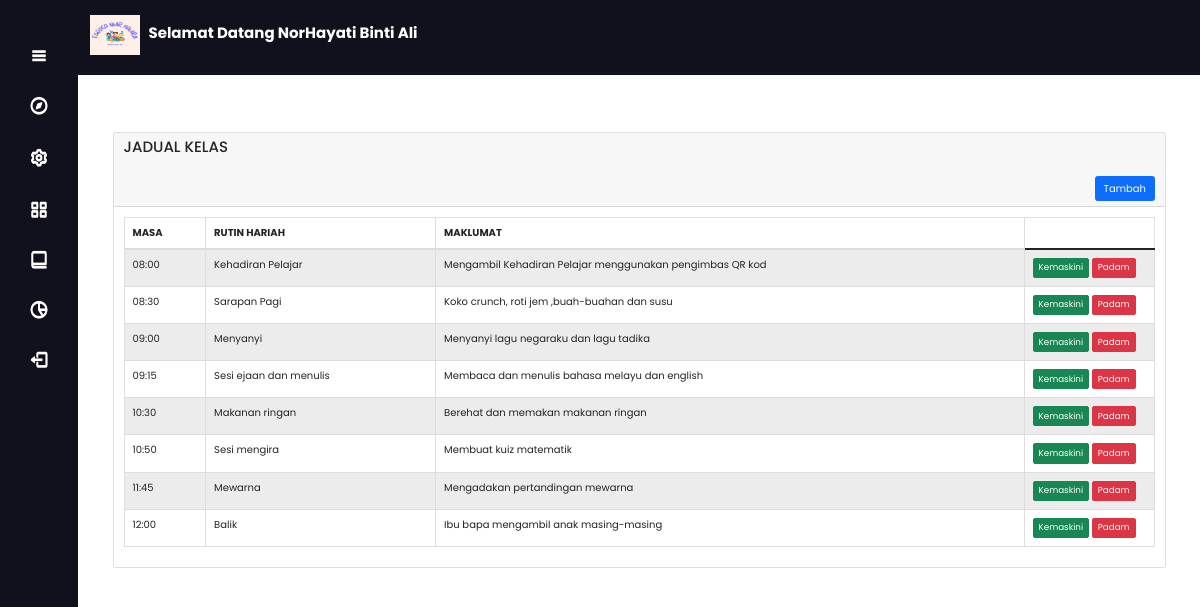
Screenshot of /home.php (signed in) with the database file from the repository.
### tables this page shows
CREATE TABLE `schedule` (
  `id` int(255) NOT NULL,
  `masaJadual` varchar(255) NOT NULL,
  `RutinHarian` varchar(255) NOT NULL,
  `maklumatRutin` varchar(255) NOT NULL
);

### home.php (the view, shortened to what this page needs)
<?php
require 'config.php';
if ($_SESSION['usertype'] == 'Guru') {
  include('sidebar.php');
} else {
}
?>
<!doctype html>
<html lang="en">
  <head>
    <link href="https://cdn.jsdelivr.net/npm/bootstrap@5.1.3/dist/css/bootstrap.min.css" rel="stylesheet">
  </head>
  <body>
    <nav>
      <label class="logo">
        <img src="images/logo.png" width="50" height="40">&nbsp;&nbsp;&nbsp; <span class="text"> Selamat Datang <?= $_SESSION['nama']; ?> </span>
      </label>
    </nav>
    <section class="home-section">
      <div class="home-content">
        <div class="container mt-5 ml-sm-20">
          <div class="row">
            <div class="col-md-12">
              <div class="container mt-4">
                 <div class="row">
                  <div class="col-md-12">
                    <div class="card">
                      <div class="card-header">
                        <h4>JADUAL KELAS</h4>
                        <br>
                        <form action="" method="GET">
                          <button type="submit" name="submit" class="btn btn-primary float-end">
                            <a href="addSchedule.php" style="color: white; text-decoration: none;">Tambah </button>
                          <br>
                        </form>
                      </div>
                      <div class="card-body" style="" responsive true;>
                        <table class="table table-bordered table-striped" id="export">
                          <thead>
                            <tr>
                              <th>MASA</th>
                              <th>RUTIN HARIAH</th>
                              <th>MAKLUMAT</th>
                            </tr>
                          </thead>
                          <tbody>
                                <?php
                                    $query = "SELECT * FROM schedule";
                                    $query_run = mysqli_query($conn, $query);
                                    if(mysqli_num_rows($query_run) > 0)
                                    {
                                        foreach($query_run as $schedule)
                                    {
                                ?>
                            <tr>
                              <td> <?= $schedule['masaJadual']; ?> </td>
                              <td> <?= $schedule['RutinHarian']; ?> </td>
                              <td> <?= $schedule['maklumatRutin']; ?> </td>
                              <td width="130px">
                                <a href="scheduleEdit.php?id=<?= $schedule['id']; ?>" class="btn btn-success btn-sm">Kemaskini </a>
                                <form action="ScheduleCode.php" method="POST" class="d-inline" autocomplete="off" onsubmit="return confirm('Anda mahu data ini dipadam?')">
                                  <button type="submit" name="delete_schedule" value="<?=$schedule['id'];?>" class="btn btn-danger btn-sm">Padam </button>
                                </form>
                              </td>
                            </tr>
                                <?php
                                }
                                   }
                                    else
                                    {
                                        echo "
                                        <h5> No Record Found </h5>";
                                    }
                                ?>
                            </tbody>
                        </table>
                      </div>
                    </div>
                  </div>
                </div>
              </div>
            </div>
          </div>
        </div>
      </div>
    </section>
  </body>
</html>

### css/style.css (style rules this page uses)
* { margin: 0; padding: 0; box-sizing: border-box; font-family: 'Poppins', sans-serif; }
body { height: 100%; overflow: scroll; }
.home-section { position: relative; background: #FFFFFF; left: 330px; width: calc(100% - 260px); transition: all 0.5s ease; padding: 12px; }
.sidebar.close ~ .home-section { left: 78px; width: calc(100% - 78px); }
.home-content { display: flex; align-items: center; flex-wrap: wrap; }

### home.php (style rules this page uses)
nav { background-color: #11101d; height: 75px; width: 100%; line-height: 70px; }
label.logo { line-height: 90%; padding: 0 90px; }
.text { color: white; font-size: 15px; }

### rows the page displays
schedule: masaJadual "08:00", RutinHarian "Kehadiran Pelajar", maklumatRutin "Mengambil Kehadiran Pelajar menggunakan pengimbas QR kod", $schedule['id'] 1 (drawn)
schedule: masaJadual "08:30", RutinHarian "Sarapan Pagi", maklumatRutin "Koko crunch, roti jem ,buah-buahan dan susu", $schedule['id'] 3 (drawn)
schedule: masaJadual "09:00", RutinHarian "Menyanyi", maklumatRutin "Menyanyi lagu negaraku dan lagu tadika", $schedule['id'] 4 (drawn)
schedule: masaJadual "09:15", RutinHarian "Sesi ejaan dan menulis", maklumatRutin "Membaca dan menulis bahasa melayu dan english", $schedule['id'] 5 (drawn)
schedule: masaJadual "10:30", RutinHarian "Makanan ringan", maklumatRutin "Berehat dan memakan makanan ringan", $schedule['id'] 6 (drawn)
schedule: masaJadual "10:50", RutinHarian "Sesi mengira", maklumatRutin "Membuat kuiz matematik", $schedule['id'] 7 (drawn)
schedule: masaJadual "11:45", RutinHarian "Mewarna", maklumatRutin "Mengadakan pertandingan mewarna", $schedule['id'] 8 (drawn)
schedule: masaJadual "12:00", RutinHarian "Balik", maklumatRutin "Ibu bapa mengambil anak masing-masing", $schedule['id'] 9 (drawn)

### other values shown
$_SESSION['nama'] "NorHayati Binti Ali"
